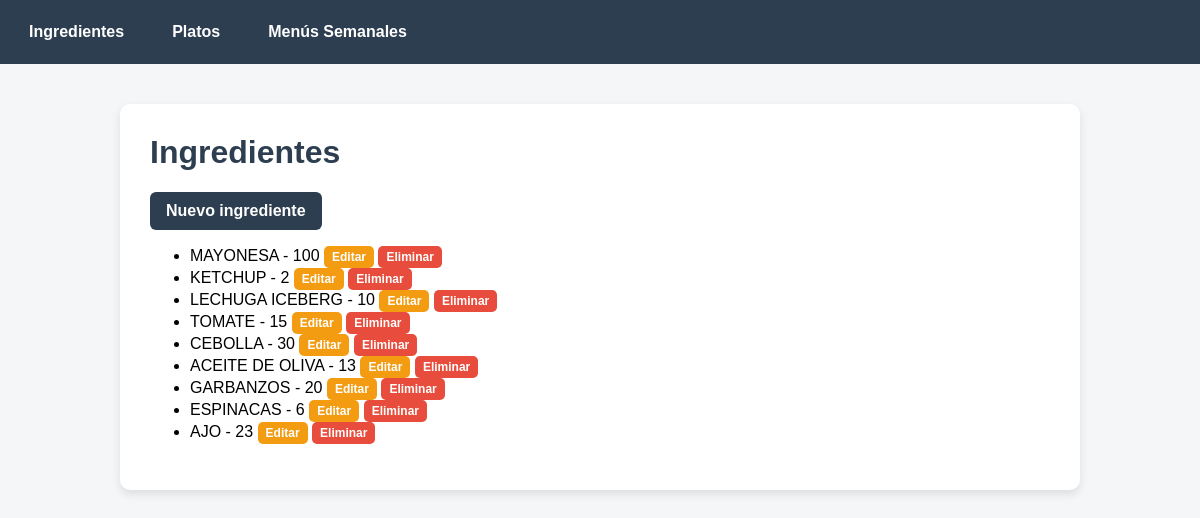
The page /ingredientes/ on the database its author committed.
### recetas/models.py (models this page shows, shortened)
class Ingrediente(models.Model):
    nome = models.CharField(max_length=100)
    cantidade = models.CharField(max_length=50)

### recetas/views.py (the view)
# urls.py: path('ingredientes/', views.lista_ingredientes, name='lista_ingredientes'),
def lista_ingredientes(request):
    ingredientes = Ingrediente.objects.all()
    return render(request, 'ingredientes/lista.html', {'ingredientes': ingredientes})

### recetas/templatetags/extras.py (called while the page is built)
@register.filter
def mayusculas(value):
    return value.upper()

### recetas/templates/ingredientes/lista.html
{% extends "base.html" %}
{% load extras %}
{% block content %}
<h1>Ingredientes</h1>
<a href="{% url 'crear_ingrediente' %}" class="btn">Nuevo ingrediente</a>
<ul>
    {% for i in ingredientes %}
        <li>
            {{ i.nome|mayusculas }} - {{ i.cantidade }}
            <a href="{% url 'editar_ingrediente' i.id %}" class="btn-edit">Editar</a>
            <a href="{% url 'eliminar_ingrediente' i.id %}" class="btn-delete">Eliminar</a>
        </li>
    {% empty %}
        <li>No hay ingredientes</li>
    {% endfor %}
</ul>
{% endblock %}

### recetas/templates/base.html (style rules this page uses)
body { font-family: Arial, sans-serif; margin: 0; background-color: #f4f6f8; }
h1 { margin-top: 0; color: #2c3e50; }
.btn { display: inline-block; background-color: #2c3e50; color: white; padding: 10px 16px; border-radius: 6px; text-decoration: none; font-weight: bold; transition: background 0.3s; }
.btn-edit { display: inline-block; background-color: #f39c12; color: white; padding: 4px 8px; border-radius: 5px; text-decoration: none; font-weight: bold; font-size: 12px; transition: background 0.3s; }
.btn-delete { display: inline-block; background-color: #e74c3c; color: white; padding: 4px 8px; border-radius: 5px; text-decoration: none; font-weight: bold; font-size: 12px; transition: background 0.3s; }

### rows shown on the page
Ingrediente: nome|mayusculas "MAYONESA", cantidade "100"
Ingrediente: nome|mayusculas "KETCHUP", cantidade "2"
Ingrediente: nome|mayusculas "LECHUGA ICEBERG", cantidade "10"
Ingrediente: nome|mayusculas "TOMATE", cantidade "15"
Ingrediente: nome|mayusculas "CEBOLLA", cantidade "30"
Ingrediente: nome|mayusculas "ACEITE DE OLIVA", cantidade "13"
Ingrediente: nome|mayusculas "GARBANZOS", cantidade "20"
Ingrediente: nome|mayusculas "ESPINACAS", cantidade "6"
Ingrediente: nome|mayusculas "AJO", cantidade "23"
